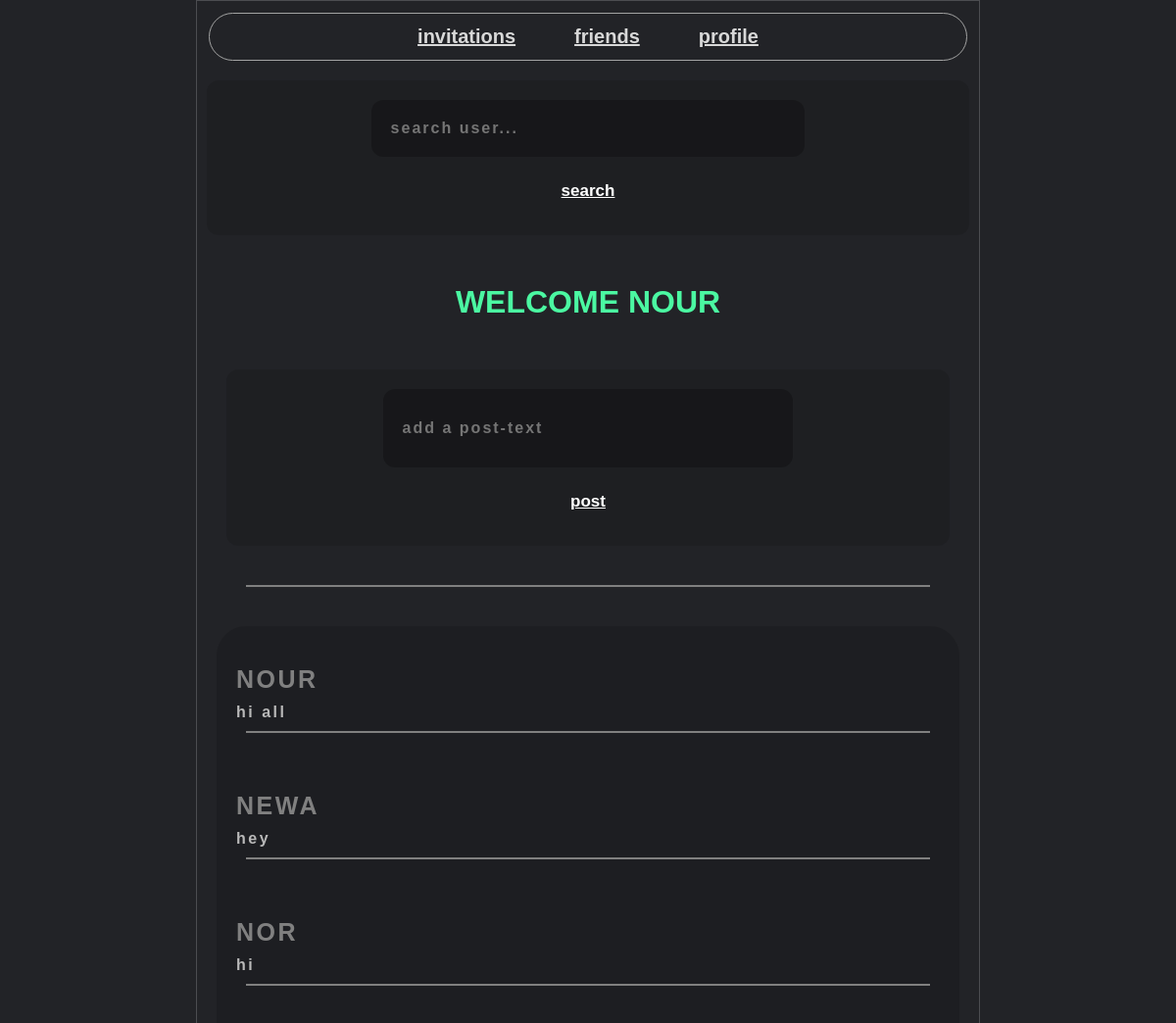
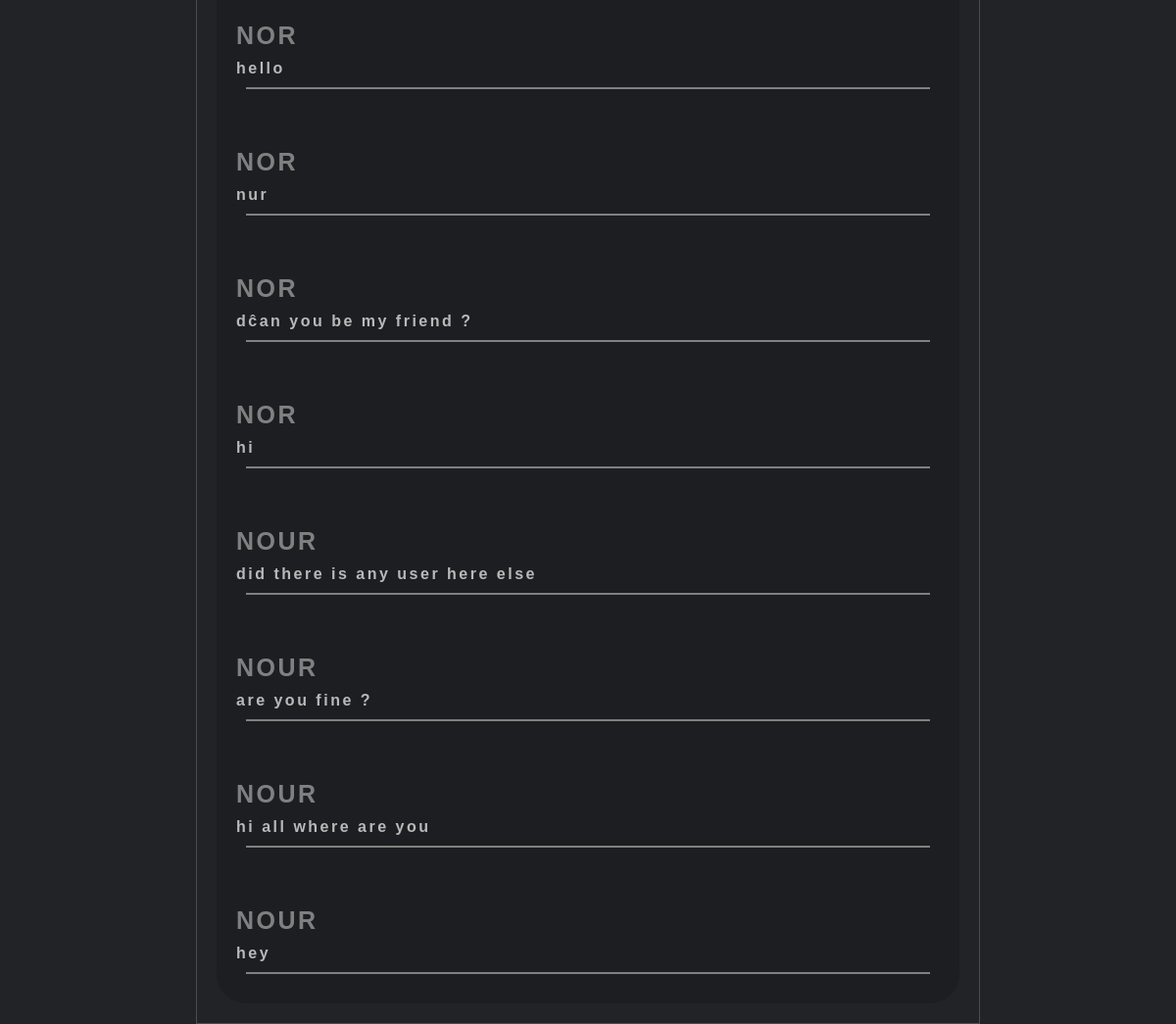
The page / (signed in) on the database its author committed (2 pictures, top to bottom).
### app/models.py (models this page shows)
class User(models.Model):
    id = models.AutoField(primary_key=True)
    name = models.CharField(max_length=50)
    password = models.CharField(max_length=50)
    email = models.EmailField(max_length=200)
    profile_picture = models.ImageField(upload_to='profile_pictures/', default='/static/myapp/profile.png')
    bio = models.TextField(max_length=50, null=True, blank=True, default="this user don't created a bio ")
    def __str__(self):
        return self.name

class Posts(models.Model):
    author = models.ForeignKey(User, on_delete=models.CASCADE)
    text = models.TextField(max_length=100)
    pict = models.ImageField(upload_to='post_pictures/', null=True)
    date = models.DateTimeField(default=timezone.now)

### app/views.py (the view)
# urls.py: path('', views.home, name="home"),
def home(request):
    current_user = User.objects.get(name=request.session['name'])
    friends = Friends.objects.filter(Q(user=current_user) | Q(friend=current_user)).values_list('friend', flat=True)
    users = User.objects.exclude(name=current_user.name).exclude(id__in=friends)
    posts = Posts.objects.all().order_by('-date')
    return render(request, 'home.html', {'users': users, 'posts':posts})

### app/templates/home.html (shortened to what this page needs)
<body>
    {%if request.session.auth%}
    <nav>
    <a href="{% url 'display'%}">invitations</a>
    <a href="{% url 'friends' %}">friends</a>
    <a href="{% url 'profile' request.session.name%}">profile</a>
    </nav>
    <form action="{% url 'search' %}" method="post" style="margin-top: 20px;">
        <input type="text" name="q" id="" placeholder="search user..." required>
        <button type="submit" style="color: white; background: transparent; border-radius: 30px; font-size: 17px;font-weight: 750; text-decoration:underline;width: 80px;height: 50px;border: solid 1px transparent;padding: 5px;">search</button>
    </form>
<h1 style="color: rgb(75, 248, 162);font-weight: 750;text-transform: uppercase; margin: 50px 0; text-align: center;">welcome {{request.session.name}}</h1>
<form action="{% url 'addpost' %}"  style="margin-top: 0;margin-bottom: 20px; margin-left: 20px;margin-right: 20px;" method="post">
  <input type="text" name="text" id="" placeholder="add a post-text" required style="height: 80px !important;"">
  <button type="submit" style="color: white; background: transparent; border-radius: 30px; font-size: 17px;font-weight: 750; text-decoration:underline;width: 80px;height: 50px;border: solid 1px transparent;padding: 5px;">post</button>
</form>
<hr / style="border: gray 1px solid; margin: 40px ;">
<div class="posts">
  {%for post in posts%}
  <div class="post">
    <h3>{{post.author}}</h3>
    <p>{{post.text}}</p>
    <hr / style="border: gray 1px solid; margin: 10px ;">
  </div>
  {%endfor%}
  </div>
{%endif%}
</body>

### app/templates/home.html (style rules this page uses)
* { box-sizing: border-box; margin: 0; padding: 0; }
body { font-family: Arial, sans-serif; background-color: #222327; border: solid 1px rgba(255, 255, 255, 0.192); max-width: 800px; margin: auto; padding: 10px; }
form { max-width: 800px; background: #0000001f; padding: 20px; border-radius: 12px; display: flex; flex-direction: column; margin-top: 200px; flex-wrap: wrap; gap: 10px; align-items: center; }
form input { border: none; font-size: 16px; font-family: Arial, Helvetica, sans-serif; width: 60%; padding: 20px; border-radius: 12px; background-color: rgba(0, 0, 0, 0.247); color: white; font-weight: 750; letter-spacing: 2px; font-size: 16px; }
nav { display: flex; flex-direction:row; justify-content: space-evenly; }
a { font-size: 20px; padding: 12px 30px; border: none ; border-radius: 40px; font-weight: 750; color: rgb(216, 216, 216); }
nav { margin: 2px; border: solid 1px rgb(163, 163, 163); border-radius: 30px; display: flex; align-items: center; justify-content: center; }
.posts { display: flex; flex-direction: column; gap: 10px; max-width: 800px; margin: 10px; background-color: rgba(0, 0, 0, 0.137); padding: 10px; border-radius: 30px; height: auto; }
.posts .post { background: transparent; border:none; padding: 10px; margin-top: 20px; }
.post h3 { color: gray; font-size: 25px; font-weight: 750; text-transform: uppercase; letter-spacing: 2.5px; }
.post p { color: rgb(185, 185, 185); font-weight: 900; margin: 10px 0; letter-spacing: 2.5px; font-family: Arial, Helvetica, sans-serif; }

### rows shown on the page
User: session.name "NOUR"
Posts: author "NOUR", text "hi all"
Posts: author "NEWA", text "hey"
Posts: author "NOR", text "hi"
Posts: author "NOR", text "hello"
Posts: author "NOR", text "nur"
Posts: author "NOR", text "dĉan you be my friend ?"
Posts: author "NOR", text "hi"
Posts: author "NOUR", text "did there is any user here else"
Posts: author "NOUR", text "are you fine ?"
Posts: author "NOUR", text "hi all where are you"
Posts: author "NOUR", text "hey"
